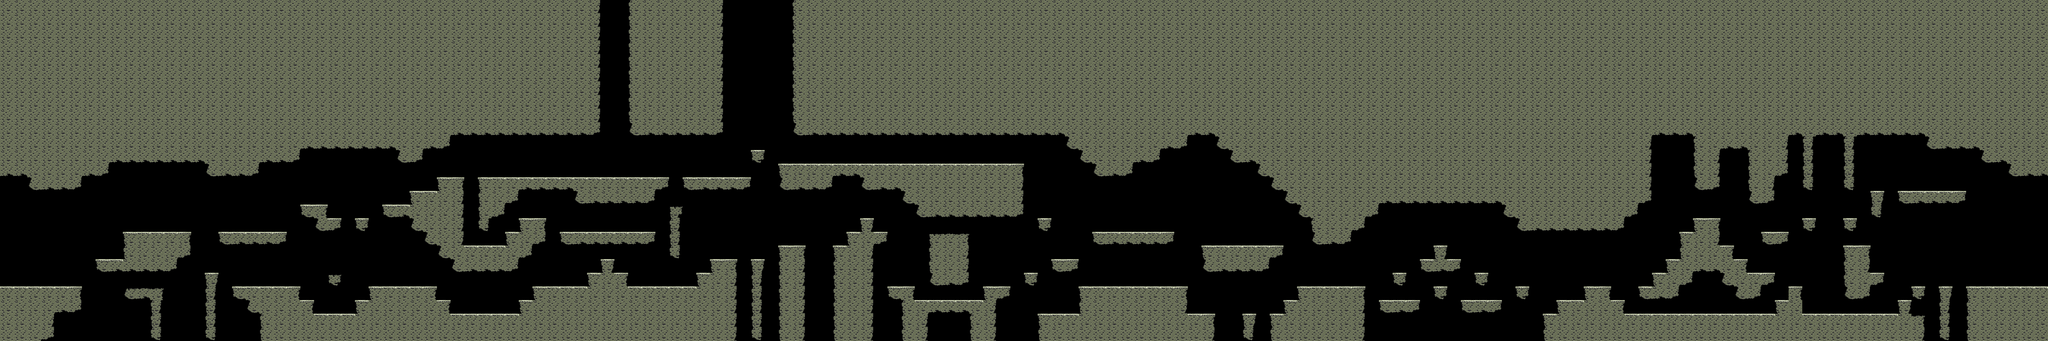

Tiled map render using the project's own tile images. Description and the map definition, with tile-layer contents summarised, below:
An orthogonal 150x25 tile map with 64x64 px tiles, 1 tile layer (FG) and 82 objects (50x Half, 24x Full).

<map version="1.0" orientation="orthogonal" width="150" height="25" tilewidth="64" tileheight="64">
 <tileset firstgid="1" name="Dirt-Tiles" tilewidth="64" tileheight="64">
  <image source="Dirt-Tiles.png" width="192" height="512" />
 </tileset>
 <layer name="FG" width="150" height="25">
  <data>[3750 cells, 2390 non-empty, 23 distinct tile ids]</data>
 </layer>
 <objectgroup name="Spawn" width="150" height="25">
  <object x="14" y="1277" width="47" height="64" />
  <object x="1992" y="1276" width="47" height="64" />
  <object x="3331" y="1148" width="47" height="64" />
  <object x="4614" y="1277" width="47" height="64" />
  <object x="6276" y="1278" width="47" height="64" />
  <object x="7489" y="1275" width="47" height="64" />
  <object x="8550" y="1405" width="47" height="64" />
 </objectgroup>
 <objectgroup name="Jumps" width="150" height="25">
  <object type="Full" x="518" y="1204" width="37" height="60">
   <properties>
    <property name="MustJump" value="True" />
   </properties>
  </object>
  <object type="Full" x="857" y="1079" width="50" height="60">
   <properties>
    <property name="MustJump" value="False" />
   </properties>
  </object>
  <object type="Full" x="357" y="1334" width="37" height="60">
   <properties>
    <property name="MustJump" value="True" />
   </properties>
  </object>
  <object type="Half" x="997" y="1269" width="37" height="60">
   <properties>
    <property name="MustJump" value="True" />
   </properties>
  </object>
  <object type="Full" x="1316" y="1072" width="37" height="60">
   <properties>
    <property name="MustJump" value="False" />
   </properties>
  </object>
  <object type="Full" x="1699" y="1011" width="42" height="58">
   <properties>
    <property name="MustJump" value="True" />
   </properties>
  </object>
  <object type="Half" x="1559" y="1010" width="51" height="60">
   <properties>
    <property name="MustJump" value="False" />
   </properties>
  </object>
  <object type="Half" x="1616" y="1457" width="37" height="60">
   <properties>
    <property name="MustJump" value="True" />
   </properties>
  </object>
  <object type="Half" x="1682" y="1394" width="37" height="60">
   <properties>
    <property name="MustJump" value="True" />
   </properties>
  </object>
  <object type="Half" x="2378" y="1459" width="37" height="60">
   <properties>
    <property name="MustJump" value="True" />
   </properties>
  </object>
  <object type="Half" x="2450" y="1398" width="46" height="59">
   <properties>
    <property name="MustJump" value="True" />
   </properties>
  </object>
  <object type="Half" x="2700" y="1330" width="37" height="60">
   <properties>
    <property name="MustJump" value="True" />
   </properties>
  </object>
  <object type="Half" x="2529" y="1009" width="37" height="60">
   <properties>
    <property name="MustJump" value="False" />
   </properties>
  </object>
  <object type="Half" x="1874" y="943" width="46" height="60">
   <properties>
    <property name="MustJump" value="True" />
   </properties>
  </object>
  <object type="Half" x="1998" y="881" width="50" height="61">
   <properties>
    <property name="MustJump" value="True" />
   </properties>
  </object>
  <object type="Half" x="2147" y="819" width="37" height="60">
   <properties>
    <property name="MustJump" value="False" />
   </properties>
  </object>
  <object type="Half" x="2321" y="1136" width="37" height="60">
   <properties>
    <property name="MustJump" value="True" />
   </properties>
  </object>
  <object type="Half" x="2384" y="1076" width="37" height="60">
   <properties>
    <property name="MustJump" value="True" />
   </properties>
  </object>
  <object type="Full" x="3042" y="1077" width="37" height="60">
   <properties>
    <property name="MustJump" value="False" />
   </properties>
  </object>
  <object type="Half" x="3108" y="822" width="37" height="60">
   <properties>
    <property name="MustJump" value="False" />
   </properties>
  </object>
  <object type="Full" x="3455" y="817" width="37" height="60">
   <properties>
    <property name="MustJump" value="True" />
   </properties>
  </object>
  <object type="Half" x="3557" y="696" width="37" height="60">
   <properties>
    <property name="MustJump" value="True" />
   </properties>
  </object>
  <object type="Half" x="3427" y="1201" width="37" height="60">
   <properties>
    <property name="MustJump" value="True" />
   </properties>
  </object>
  <object type="Full" x="3556" y="1203" width="37" height="60">
   <properties>
    <property name="MustJump" value="True" />
   </properties>
  </object>
  <object type="Full" x="3750" y="1142" width="37" height="60">
   <properties>
    <property name="MustJump" value="True" />
   </properties>
  </object>
  <object type="Half" x="3921" y="1140" width="37" height="60">
   <properties>
    <property name="MustJump" value="True" />
   </properties>
  </object>
  <object type="Half" x="3985" y="1076" width="37" height="60">
   <properties>
    <property name="MustJump" value="True" />
   </properties>
  </object>
  <object type="Half" x="4130" y="1076" width="37" height="60">
   <properties>
    <property name="MustJump" value="False" />
   </properties>
  </object>
  <object type="Half" x="4556" y="1391" width="37" height="60">
   <properties>
    <property name="MustJump" value="True" />
   </properties>
  </object>
  <object type="Half" x="6030" y="1395" width="37" height="60">
   <properties>
    <property name="MustJump" value="True" />
   </properties>
  </object>
  <object type="Half" x="3985" y="1076" width="37" height="60">
   <properties>
    <property name="MustJump" value="True" />
   </properties>
  </object>
  <object type="Full" x="4702" y="1330" width="37" height="60">
   <properties>
    <property name="MustJump" value="True" />
   </properties>
  </object>
  <object type="Full" x="4833" y="1270" width="37" height="60">
   <properties>
    <property name="MustJump" value="True" />
   </properties>
  </object>
  <object type="Half" x="4898" y="1009" width="37" height="60">
   <properties>
    <property name="MustJump" value="False" />
   </properties>
  </object>
  <object type="Half" x="4772" y="756" width="37" height="60">
   <properties>
    <property name="MustJump" value="False" />
   </properties>
  </object>
  <object type="Full" x="4898" y="1009" width="37" height="60">
   <properties>
    <property name="MustJump" value="False" />
   </properties>
  </object>
  <object type="Full" x="5021" y="1199" width="37" height="60">
   <properties>
    <property name="MustJump" value="False" />
   </properties>
  </object>
  <object type="Full" x="5485" y="1074" width="37" height="60">
   <properties>
    <property name="MustJump" value="False" />
   </properties>
  </object>
  <object type="Half" x="5679" y="1458" width="37" height="60">
   <properties>
    <property name="MustJump" value="True" />
   </properties>
  </object>
  <object type="Half" x="5968" y="1460" width="37" height="60">
   <properties>
    <property name="MustJump" value="True" />
   </properties>
  </object>
  <object type="Half" x="5860" y="1464" width="37" height="60">
   <properties>
    <property name="MustJump" value="True" />
   </properties>
  </object>
  <object type="Full" x="6376" y="1331" width="37" height="60">
   <properties>
    <property name="MustJump" value="True" />
   </properties>
  </object>
  <object type="Half" x="6568" y="1265" width="37" height="60">
   <properties>
    <property name="MustJump" value="False" />
   </properties>
  </object>
  <object type="Half" x="6646" y="1394" width="37" height="60">
   <properties>
    <property name="MustJump" value="True" />
   </properties>
  </object>
  </objectgroup>
 <objectgroup name="Princess" width="150" height="25">
  <!-- 1 objects omitted --></objectgroup>
</map>
<!-- 31 of 82 objects omitted -->
